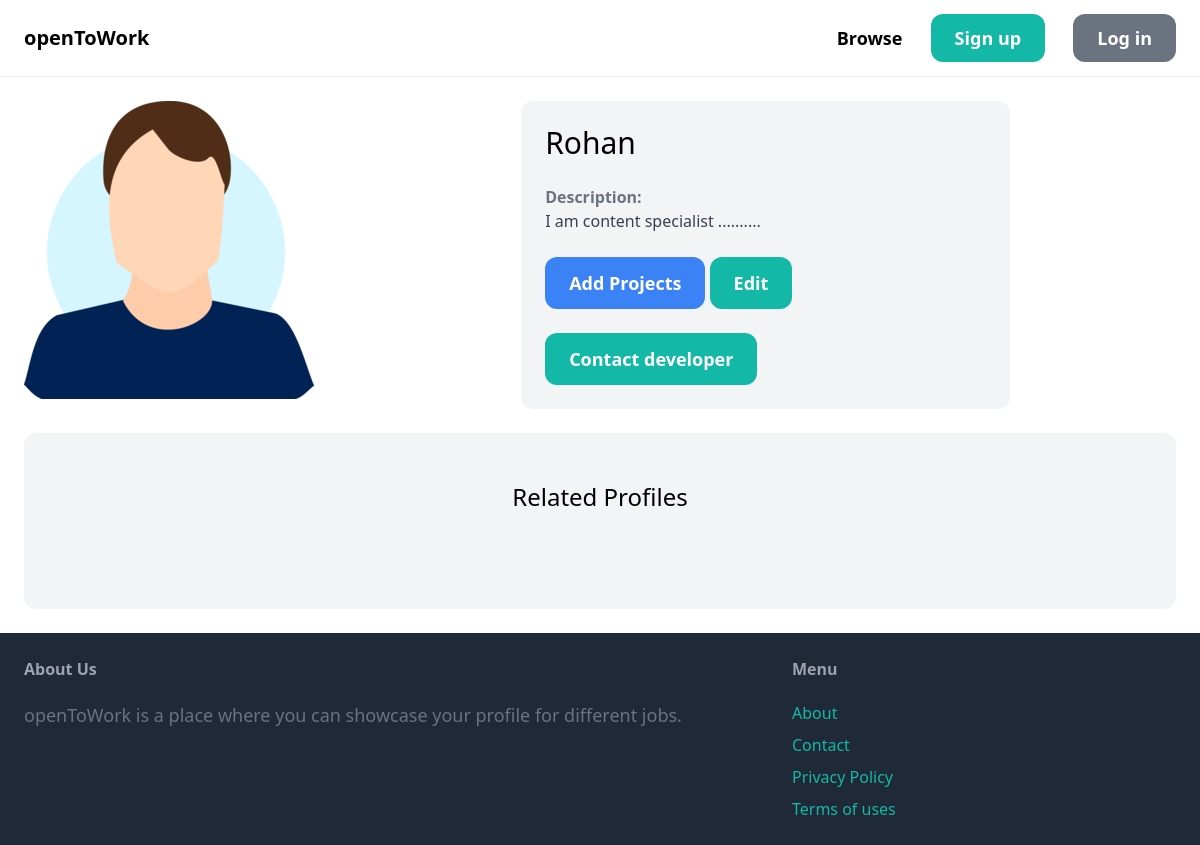
Screenshot of /item/4/ with the database file from the repository.
### item/models.py (models this page shows, shortened)
class Item(models.Model):
    category=models.ForeignKey(Category, related_name='items',on_delete=models.CASCADE)
    name = models.CharField(max_length=255)
    description = models.TextField(blank=True, null=True)
    is_open_for_part_time_work =models.BooleanField(default=False)
    is_open_for_full_time_work =models.BooleanField(default=False)
    is_open_for_gigs =models.BooleanField(default=False)
    is_open_for_internships =models.BooleanField(default=False)
    image=models.ImageField(upload_to='item_images',blank=True, null=True)
    video = models.FileField(upload_to='item_videos', blank=True, null=True)

### item/views.py (the view)
# urls.py: path('<int:pk>/' , views.detail , name='detail'),
def detail(request,pk):
    item = get_object_or_404(Item ,pk=pk)
    related_items = Item.objects.filter(category=item.category).exclude(pk=pk)[0:3]
    return render(request,'item/detail.html',{
        'item':item ,
        'related_items' :related_items
        })

### item/templates/item/detail.html (shortened to what this page needs)
{% extends 'core/base.html' %}
{% block content %}
<div class="grid grid-cols-7 gap-2">
    <div class="col-span-3">
        <img src="{{ item.image.url }}" class = "rounded-xl">
    </div>
    <div class="col-span-3 p-6 bg-gray-100 rounded-xl">
        <h1 class=" mb-6 text-3xl ">{{item.name}}</h1>
        {% if item.description %}
            <p class="text-gray-700">
                <strong class="text-gray-500">Description: </strong><br>
                {{item.description}}
            </p>
        {% endif %}
    <a href="{% url 'item:edit_project' item.id %}" class="inline-block mt-6 px-6 py-3 text-lg font-semibold bg-blue-500 text-white rounded-xl hover:bg-teal-700">Add Projects</a>
        <a href="{% url 'item:edit' item.id %}" class="inline-block mt-6 px-6 py-3 text-lg font-semibold bg-teal-500 text-white rounded-xl">Edit</a>
        <a href="#" class="inline-block mt-6 px-6 py-3 text-lg font-semibold bg-teal-500 text-white rounded-xl hover:bg-teal-700">Contact developer </a>
    </div>
</div>
<div class="mt-6 px-6 py-12 bg-gray-100 rounded-xl">
    <h2 class="mb-12 text-2xl text-center">Related Profiles</h2>
</div>
{% endblock %}

### rows the page displays
Item: image (picture), name "Rohan", description "I am content specialist .........."
